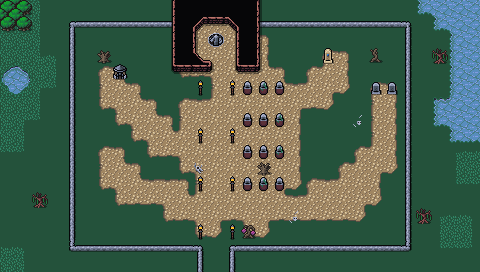

A 2D game scene composited from a Tiled map and its tileset images. What follows is a short description and the map's XML, with each tile layer's data collapsed to a summary:
An orthogonal 30x17 tile map with 16x16 px tiles, 4 tile layers (Background, Ground, Foreground, AboveSprites), 2 tilesets and 5 objects.

<map version="1.5" tiledversion="1.7.1" orientation="orthogonal" renderorder="right-down" width="30" height="17" tilewidth="16" tileheight="16" infinite="0" nextlayerid="6" nextobjectid="55">
 <editorsettings>
  <export target="wastetown..tmx" format="tmx" />
 </editorsettings>
 <tileset firstgid="1" source="../tileset/main.tsx" />
 <tileset firstgid="3477" source="../tileset/buildings.tsx" />
 <layer id="1" name="Background" width="30" height="17">
  <data>[510 cells, 510 non-empty, 24 distinct tile ids]</data>
 </layer>
 <layer id="2" name="Ground" width="30" height="17">
  <data>[510 cells, 236 non-empty, 21 distinct tile ids]</data>
 </layer>
 <layer id="3" name="Foreground" width="30" height="17">
  <properties>
   <property name="spriteLayer" type="bool" value="true" />
  </properties>
  <data>[510 cells, 73 non-empty, 27 distinct tile ids]</data>
 </layer>
 <layer id="5" name="AboveSprites" width="30" height="17">
  <data>[510 cells, 0 non-empty, 0 distinct tile ids]</data>
 </layer>
 <objectgroup id="4" name="Objects">
  <object id="38" template="../obj/entry_up.tx" x="208" y="272" />
  <object id="49" template="../obj/entry_down.tx" x="209" y="48">
   <properties>
    <property name="teleport" value="maps/map/crypt.tmx" />
   </properties>
  </object>
  <object id="52" template="../obj/enemy.tx" x="215" y="80">
   <properties>
    <property name="enemy" value="Zombie" />
   </properties>
  </object>
  <object id="53" template="../obj/enemy.tx" x="120" y="104">
   <properties>
    <property name="enemy" value="Skeleton" />
   </properties>
  </object>
  <object id="54" template="../obj/gold.tx" x="120" y="101" />
 </objectgroup>
</map>
